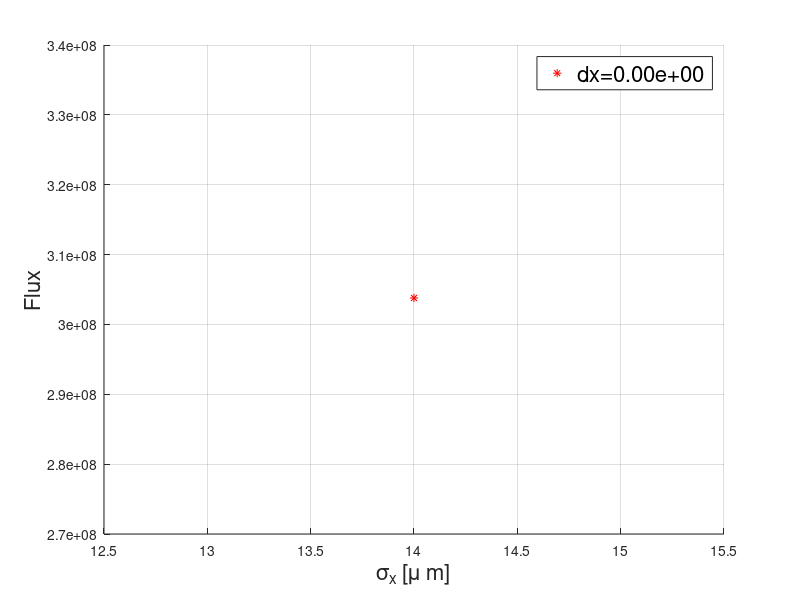

MATLAB code for this plot:
clear all; close all; clc;

%% Constants
SPEED_OF_LIGHT=3e8;
Sigma_th=0.665e-28;%[m^2] Thomsom cross section
h=2*pi*1.054e-34;%Planc const [J*s]
Echarge = 1.60e-19;% Charge of electron [c]
%% Laser parameteres
angle=0;
sigLr=30e-6;
sigt=6e-12;
lambda_l=800e-9;% [m] laser wave length
pulseE=5; %[J]
photons_number=pulseE/((h*SPEED_OF_LIGHT)/lambda_l);
laser_length=sigt*SPEED_OF_LIGHT;
%% electron bunch parameters
chargebunch = 250e-12;%Charge per electrons bunch [c]
std_x_size=[14*1e-6]; % IP vertical electron beam size [m];
std_y_size=std_x_size; % IP horizontal electron beam size [m]
std_s=880*1e-6;%6*1e-12*SPEED_OF_LIGHT; % intial bunch length [s]
number_electrons =chargebunch/Echarge;% Number electrons in bunch
%%
delta_s=0;
% delta_x=0;
delta_y=0;

figure(1)
hold on
qq=0;
delta_xaar=[0];
for qq=[1:1:length(delta_xaar)]
    delta_x=delta_xaar(qq);
Ax(qq,:)=exp((delta_x.^2)./(-2.*(std_x_size.^2+sigLr.^2+((std_s).^2+(sigt*SPEED_OF_LIGHT)^2).*tan((1/2)*angle*(pi/180))^2)));

Ay(qq,:)=exp((delta_y.^2)./(-2*(std_x_size.^2+sigLr^2)));

As(qq,:)=exp((delta_s.^2.*tan((1/2)*angle.*(pi/180))^2)./(-2*(std_x_size.^2+sigLr^2+((std_s)^2+(sigt*SPEED_OF_LIGHT)^2)*tan((1/2)*angle*(pi/180))^2)));

NUM_ph_x(qq,:)=Ax(qq,:).*Ay(qq,:).*As(qq,:).*((Sigma_th.*photons_number.*number_electrons)./(2.*pi.*sqrt(std_y_size.^2+sigLr.^2)))...
    ./sqrt((std_x_size.^2+sigLr.^2)+((std_s).^2+(sigt.*SPEED_OF_LIGHT).^2).*tan((1/2)*angle*(pi/180))^2);

plot(std_x_size*1e6,NUM_ph_x(qq,:),'*r')

end
hold off
grid on 
xlabel('\sigma_x [\mu m]','FontSize',16)
ylabel('Flux','FontSize',16)
 legendCell = cellstr(num2str(delta_xaar', 'dx=%-10.2e'))
legend(legendCell,'FontSize',16)
